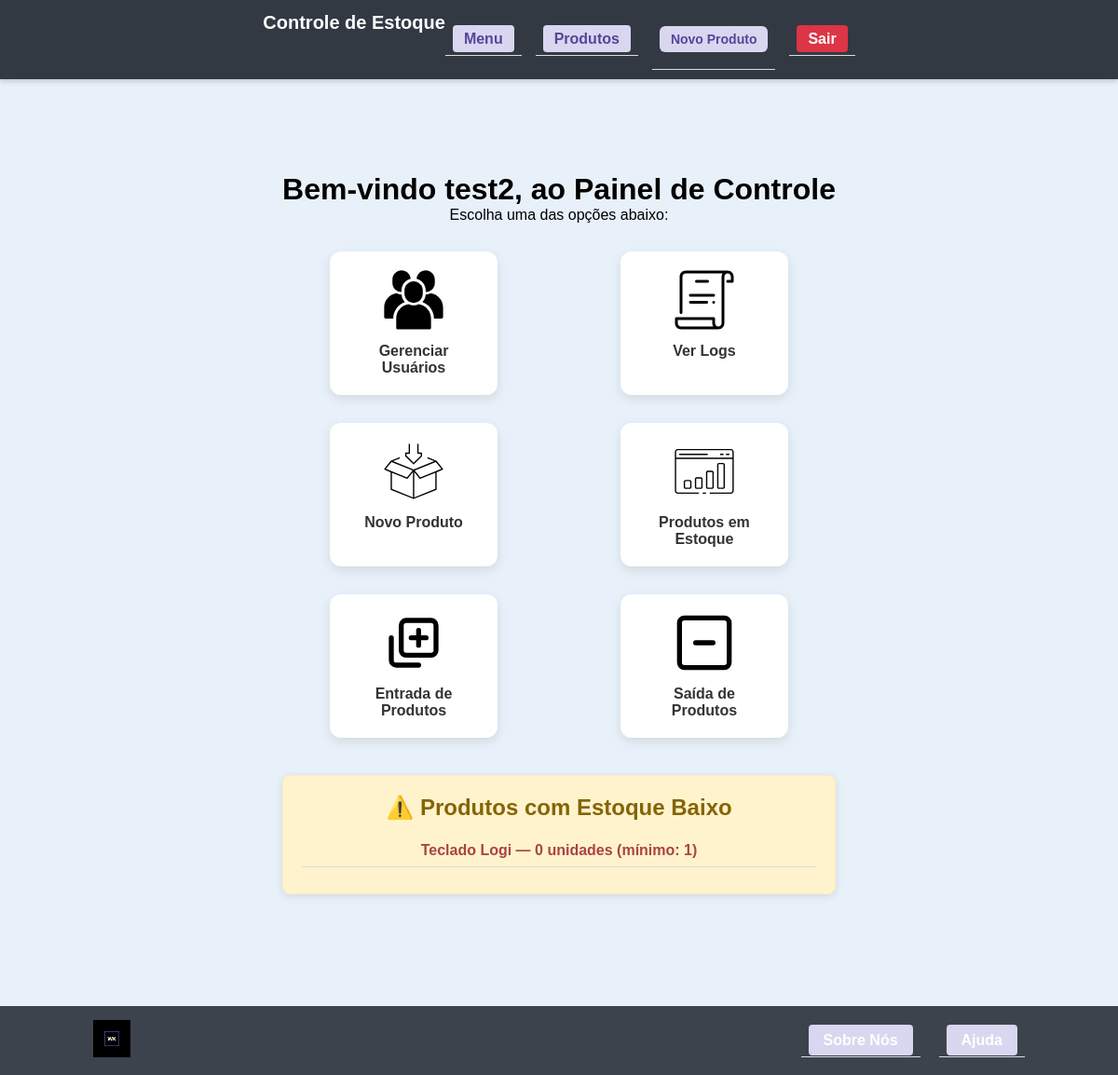
The page /menu/ (signed in) on the database as committed earlier.
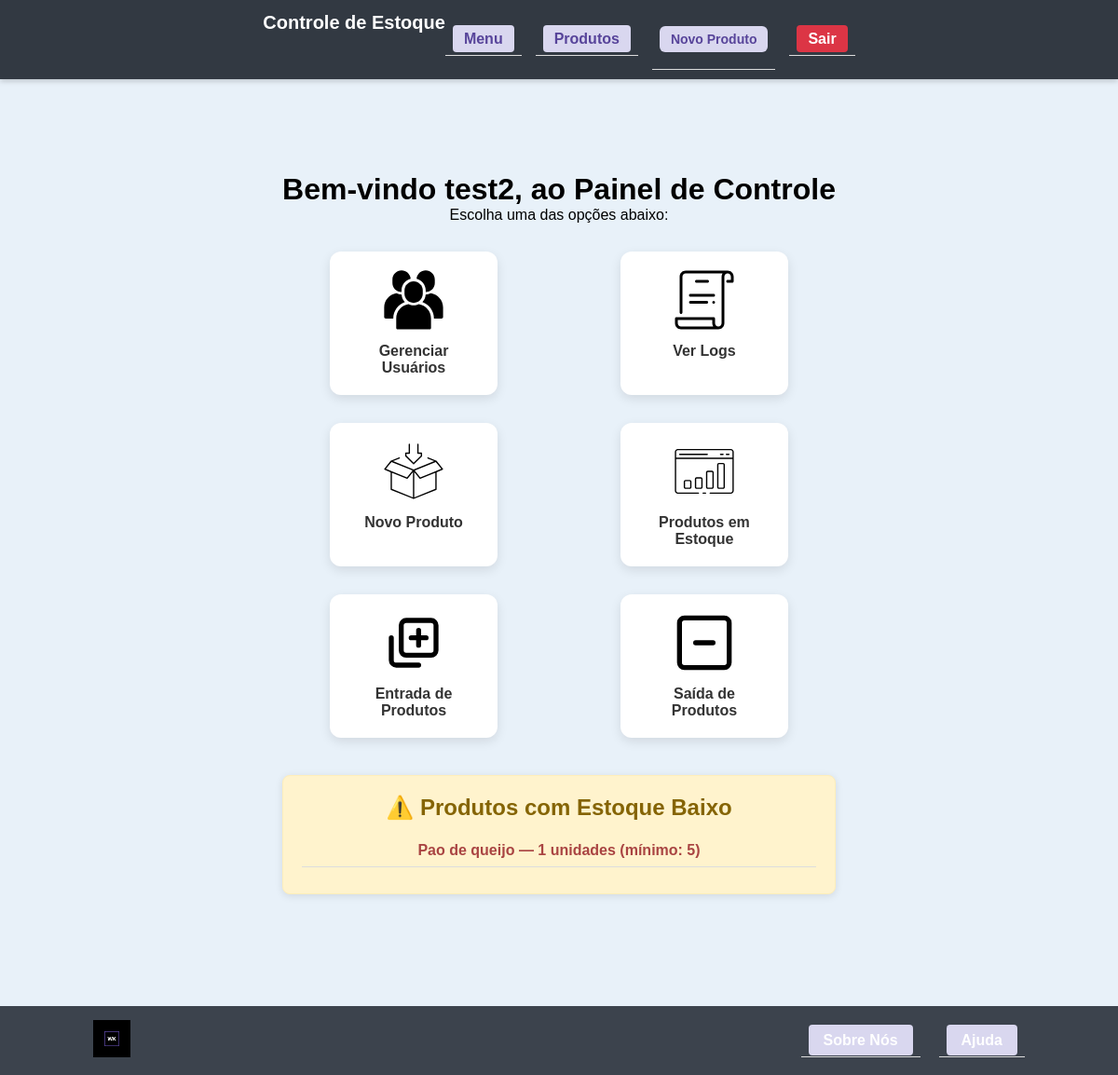
The same page on the database as committed later.
### app/models.py (models this page shows)
class User(db.Model, UserMixin):
    __tablename__ = "user"
    id = db.Column(db.Integer, primary_key=True)
    nome = db.Column(db.String, nullable=True)
    sobrenome = db.Column(db.String, nullable=True)
    login_nome = db.Column(db.String, nullable=False)
    senha = db.Column(db.String, nullable=True)
    admin = db.Column(db.Boolean, nullable=False, default=False)
    ativo = db.Column(db.Boolean, nullable=False, default=True)
    __table_args__ = (
        db.UniqueConstraint("login_nome", name="uq_user_login_nome"),
    )

class Produto(db.Model):
    id = db.Column(db.Integer, primary_key=True)
    nome = db.Column(db.String, nullable=True)
    quantidade = db.Column(db.Integer, nullable=True)
    quantidade_minima = db.Column(db.Integer, nullable=True, default = 0)
    descricao = db.Column(db.Text, nullable=True)

### app/views.py (the view)
@app.route('/menu/')
@login_required
def menu():
    produtos_alerta = Produto.query.filter(Produto.quantidade < Produto.quantidade_minima).all()
    return render_template('menu.html', produtos_alerta=produtos_alerta)

### app/models.py (called while the page is built)
@login_manager.user_loader
def load_user(user_id):
    return User.query.get(user_id)

### app/templates/menu.html
{% extends 'base.html' %}
{% block content %}
<div class="dashboard">
    <h1>Bem-vindo {{ current_user.login_nome }}, ao Painel de Controle</h1>
    <p>Escolha uma das opções abaixo:</p>
    <div class="dashboard-grid">
        {% if current_user.admin %}
            <a href="{{ url_for('gerenciar_usuarios') }}" class="dashboard-card">
                <img src="{{ url_for('static', filename='images/icon_users.svg') }}" alt="Usuários">
                <span>Gerenciar Usuários</span>
            </a>
            <a href="{{ url_for('ver_logs') }}" class="dashboard-card">
                <img src="{{ url_for('static', filename='images/icon_logs.svg') }}" alt="Logs">
                <span>Ver Logs</span>
            </a>
        {% endif %}
        <a href="{{ url_for('cadastrar_produto') }}" class="dashboard-card">
            <img src="{{ url_for('static', filename='images/icon_new_products.svg') }}" alt="Novo Produto">
            <span>Novo Produto</span>
        </a>
        <a href="{{ url_for('produtos') }}" class="dashboard-card">
            <img src="{{ url_for('static', filename='images/icon_reports.svg') }}" alt="Produtos em Estoque">
            <span>Produtos em Estoque</span>
        </a>
        <a href="{{ url_for('produtos') }}" class="dashboard-card">
            <img src="{{ url_for('static', filename='images/icon_add.svg') }}" alt="Entrada">
            <span>Entrada de Produtos</span>
        </a>
        <a href="{{ url_for('produtos') }}" class="dashboard-card">
            <img src="{{ url_for('static', filename='images/icon_remove.svg') }}" alt="Saída">
            <span>Saída de Produtos</span>
        </a>
    </div>
    {% if produtos_alerta %}
    <div class="alerta-estoque">
        <h2>⚠️ Produtos com Estoque Baixo</h2>
        <ul>
            {% for produto in produtos_alerta %}
                <li class="alerta">
                    {{ produto.nome }} — {{ produto.quantidade }} unidades (mínimo: {{ produto.quantidade_minima }})
                </li>
            {% endfor %}
        </ul>
    </div>
{% endif %}
</div>
{% endblock %}

### app/templates/base.html (shortened to what this page needs)
<!DOCTYPE html>
<html lang="pt-BR">
<head>
    <link rel="stylesheet" href="{{ url_for('static', filename='css/style.css') }}">
</head>
<body>
    {% if request.endpoint != 'index' %}
    <header class="navbar">
        <div class="navbar-container">
            <a href="{{ url_for('menu') }}" class="logo">Controle de Estoque</a>
            <nav>
                <ul class="nav-links">
                    <li><a href="{{ url_for('menu') }}">Menu</a></li>
                    <li><a href="{{ url_for('produtos') }}">Produtos</a></li>
                    <li><a href="{{ url_for('cadastrar_produto') }}" class="botao pequeno">Novo Produto</a></li>
                    <li><a href="{{ url_for('logout') }}" class="logout">Sair</a></li>
                </ul>
            </nav>
        </div>
    </header>
    {% endif %}
    <div id="container">
        {% block content %}{% endblock %}
    </div>
    <footer id="menu_inferior">
        <div class="footer-content">
            <a href="/">
                <img src="{{ url_for('static', filename='images/logo.png') }}" class="logo">
            </a>
            <nav>
                <ul class="nav_footer">
                    <li><a href="{{ url_for('wk') }}">Sobre Nós</a></li>
                    <li><a href="{{ url_for('ajuda') }}">Ajuda</a></li>
                </ul>
            </nav>
        </div>
    </footer>
</body>
</html>

### app/static/css/style.css (style rules this page uses)
* { margin: 0; padding: 0; box-sizing: border-box; }
html, body { font-family: 'Trebuchet MS', sans-serif; background-color: #e8f1f9; min-width: 370px; height: 100%; display: flex; flex-direction: column; }
#container { flex: 1; }
header { background-color: rgba(31, 37, 47, 0.85); padding: 10px 20px; display: flex; align-items: center; justify-content: space-between; }
.logo { height: 60px; }
nav ul { list-style-type: none; display: flex; gap: 20px; }
nav a { background-color: #d9d7ef; color: #57449a; padding: 8px 16px; text-decoration: none; border-radius: 4px; font-weight: bold; }
#container { display: flex; justify-content: center; padding: 40px 20px; }
.botao { display: block; margin-top: 10px; padding: 10px 20px; background-color: #7b68ee; color: white; border: none; border-radius: 8px; cursor: pointer; font-size: 16px; font-weight: bold; }
ul { list-style-type: none; padding: 0; }
ul li { padding: 8px; border-bottom: 1px solid #ddd; }
ul li.alerta { color: red; font-weight: bold; }
.dashboard { text-align: center; padding: 40px 20px; }
.dashboard-grid { display: grid; grid-template-columns: repeat(auto-fit, minmax(180px, 1fr)); gap: 30px; margin-top: 30px; justify-items: center; }
.dashboard-card { background-color: #fff; border-radius: 12px; padding: 20px; width: 180px; text-align: center; box-shadow: 0 4px 12px rgba(0,0,0,0.1); transition: transform 0.2s ease, box-shadow 0.2s ease; text-decoration: none; color: #333; }
.dashboard-card img { width: 64px; height: 64px; margin-bottom: 10px; }
.dashboard-card span { display: block; font-weight: bold; font-size: 16px; }
.alerta-estoque { background-color: #fff3cd; border: 1px solid #ffeeba; padding: 20px; margin-top: 40px; border-radius: 8px; box-shadow: 0 2px 8px rgba(0,0,0,0.1); }
.alerta-estoque h2 { color: #856404; margin-bottom: 15px; }
.alerta-estoque ul li.alerta { color: #a94442; font-weight: bold; margin-bottom: 8px; }
.botao.pequeno { padding: 6px 12px; font-size: 14px; border-radius: 6px; margin-bottom: 10px; }
.botao.pequeno { padding: 6px 12px; font-size: 14px; border-radius: 6px; }
.navbar { background-color: rgba(31, 37, 47, 0.9); padding: 10px 20px; box-shadow: 0 2px 6px rgba(0,0,0,0.2); margin-bottom: 20px; }
.navbar-container { max-width: 1000px; margin: 0 auto; display: flex; justify-content: space-between; align-items: center; }
.navbar .logo { font-size: 20px; font-weight: bold; color: #fff; text-decoration: none; }
.nav-links { list-style: none; display: flex; gap: 15px; align-items: center; }
.nav-links a { background-color: #d9d7ef; color: #57449a; padding: 6px 12px; text-decoration: none; border-radius: 4px; font-weight: bold; transition: 0.2s; }
.nav-links .logout { background-color: #dc3545; color: #fff; }
footer { background-color: rgba(31, 37, 47, 0.85); padding: 15px 20px; margin-top: 40px; }
.footer-content { max-width: 1000px; margin: 0 auto; display: flex; justify-content: space-between; align-items: center; }
footer .logo { height: 40px; }
.nav_footer { list-style-type: none; display: flex; gap: 20px; }
.nav_footer a { color: #fff; text-decoration: none; font-weight: bold; }

Rows that differ between the two databases and show on the page:
no longer on this page (row edited): Produto: nome "Teclado Logi", quantidade "0", quantidade_minima "1"
added Produto: nome "Pao de queijo", quantidade "1", quantidade_minima "5"
